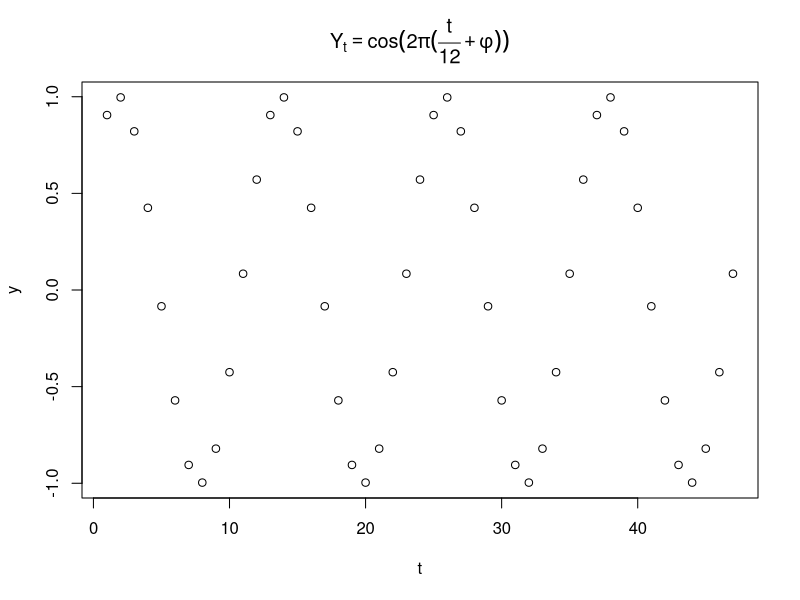

Source code (R):
t = seq(1,47,1)
phi = runif(1)
y = cos(2*pi*(t/12+phi))
tt = expression(Y[t] == cos(2*pi(frac(t,12)+phi)))
plot(t,y, main = tt)
